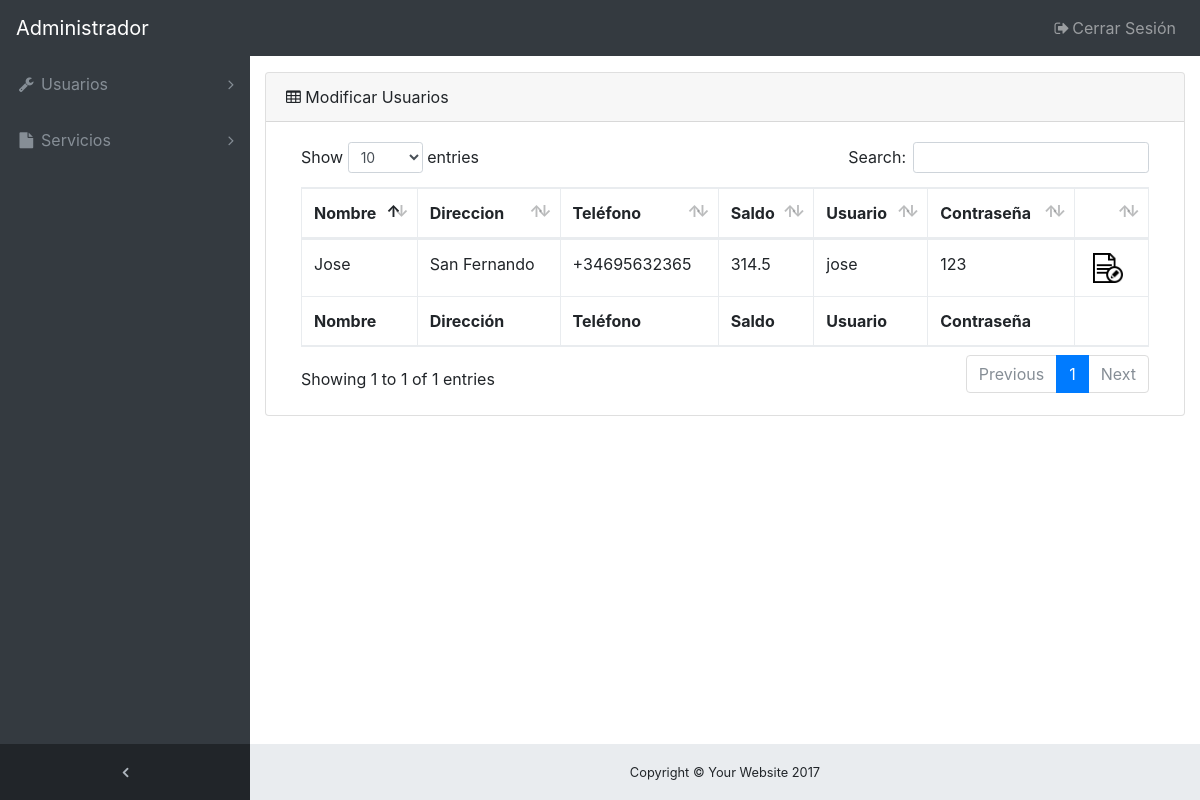
Page /pagina/admin/modificar-tabla.php on the committed database.
### tables this page shows
CREATE TABLE `usuarios` (
  `usuario` varchar(30) NOT NULL,
  `nombre` varchar(40) NOT NULL,
  `direccion` varchar(40) NOT NULL,
  `telefono` varchar(12) NOT NULL,
  `password` varchar(4) NOT NULL,
  `saldo` float NOT NULL DEFAULT '200'
);

### pagina/admin/modificar-tabla.php (the view, shortened to what this page needs)
<!DOCTYPE html>
<html lang="es">
	<head>
		<link href="vendor/bootstrap/css/bootstrap.min.css" rel="stylesheet">
		<link href="vendor/font-awesome/css/font-awesome.min.css" rel="stylesheet" type="text/css">
		<link href="vendor/datatables/dataTables.bootstrap4.css" rel="stylesheet">
		<link href="css/sb-admin.css" rel="stylesheet">
	</head>
	<body class="fixed-nav sticky-footer bg-dark" id="page-top">
		<nav class="navbar navbar-expand-lg navbar-dark bg-dark fixed-top" id="mainNav">
			<a class="navbar-brand" href="delete-reservas.php">Administrador</a>
			<div class="collapse navbar-collapse" id="navbarResponsive">
				<ul class="navbar-nav navbar-sidenav" id="exampleAccordion">
					<li class="nav-item" data-toggle="tooltip" data-placement="right" title="Components">
						<a class="nav-link nav-link-collapse collapsed" data-toggle="collapse" href="#collapseComponents" data-parent="#exampleAccordion">
							<i class="fa fa-fw fa-wrench"></i>
							<span class="nav-link-text">Usuarios</span>
						</a>
					</li>
					<li class="nav-item" data-toggle="tooltip" data-placement="right" title="Example Pages">
						<a class="nav-link nav-link-collapse collapsed" data-toggle="collapse" href="#collapseExamplePages" data-parent="#exampleAccordion">
							<i class="fa fa-fw fa-file"></i>
							<span class="nav-link-text">Servicios</span>
						</a>
					</li>
				</ul>
				<ul class="navbar-nav sidenav-toggler">
					<li class="nav-item">
						<a class="nav-link text-center" id="sidenavToggler">
							<i class="fa fa-fw fa-angle-left"></i>
						</a>
					</li>
				</ul>
				<ul class="navbar-nav ml-auto">
					<li class="nav-item">
						<a class="nav-link" data-toggle="modal" data-target="#exampleModal">
						<i class="fa fa-fw fa-sign-out"></i>Cerrar Sesión</a>
					</li>
				</ul>
			</div>
		</nav>
		<div class="content-wrapper">
			<div class="container-fluid">
				<div class="card mb-3">
					<div class="card-header">
						<i class="fa fa-table"></i> Modificar Usuarios</div>
					<div class="card-body">
						<div class="table-responsive">
							<form method="POST" action="">
								<table class="table table-bordered" id="dataTable" width="100%" cellspacing="0">
									<thead>
										<tr>
											<th>Nombre</th>
											<th>Direccion</th>
											<th>Teléfono</th>
											<th>Saldo</th>
											<th>Usuario</th>
											<th>Contraseña</th>
											<th></th>
										</tr>
									</thead>
									<tfoot>
										<tr>
											<th>Nombre</th>
											<th>Dirección</th>
											<th>Teléfono</th>
											<th>Saldo</th>
											<th>Usuario</th>
											<th>Contraseña</th>
											<th></th>
										</tr>
									</tfoot>
									<tbody>
										<?php
											$base=mysqli_connect("127.0.0.1","root","","hotelspa");
											$resul=mysqli_query($base,"SELECT * FROM usuarios");
											while($reg = mysqli_fetch_assoc($resul)){
												if (strtolower($reg["usuario"]) != "admin"){
													echo '<tr>
															<td>'.$reg["nombre"].'</td>
															<td>'.$reg["direccion"].'</td>
															<td>'.$reg["telefono"].'</td>
															<td>'.$reg["saldo"].'</td>
															<td>'.$reg["usuario"].'</td>
															<td>'.$reg["password"].'</td>
															<td>
															<button class="eliminar" type="submit" value="Modificar" name="'.$reg["usuario"].'"><img src="img/modificar.png" width="30" height="30"></button>
															</td>
															</tr>';
												}
											}
										?>
									</tbody>
								</table>
							</form>
						</div>
					</div>
				</div>
			</div>
			<footer class="sticky-footer">
				<div class="container">
					<div class="text-center">
						<small>Copyright © Your Website 2017</small>
					</div>
				</div>
			</footer>
		</div>
	</body>
</html>

### pagina/admin/css/sb-admin.css (style rules this page uses)
html { position: relative; min-height: 100%; }
body { overflow-x: hidden; }
body.sticky-footer { margin-bottom: 56px; }
body.sticky-footer .content-wrapper { min-height: calc(100vh - 56px - 56px); }
body.fixed-nav { padding-top: 56px; }
.content-wrapper { min-height: calc(100vh - 56px); padding-top: 1rem; }
button.eliminar { border:0; background-color:transparent; cursor:pointer; }
#mainNav .navbar-collapse { overflow: auto; max-height: 75vh; }
#mainNav .navbar-collapse .navbar-nav .nav-item .nav-link { cursor: pointer; }
#mainNav .navbar-collapse .navbar-sidenav .nav-link-collapse:after { float: right; content: '\f107'; font-family: 'FontAwesome'; }
#mainNav .navbar-collapse .navbar-sidenav .nav-link-collapse.collapsed:after { content: '\f105'; }
#mainNav .navbar-collapse .sidenav-toggler { display: none; }
@media (min-width: 992px) { #mainNav .navbar-brand { width: 250px; } }
@media (min-width: 992px) { #mainNav .navbar-collapse { overflow: visible; max-height: none; } }
@media (min-width: 992px) { #mainNav .navbar-collapse .navbar-sidenav { position: absolute; top: 0; left: 0; overflow-x: hidden; overflow-y: auto; -webkit-flex-direction: column; -ms-flex-direction: column; flex-direction: column; margin-top: 56px; } }
@media (min-width: 992px) { #mainNav .navbar-collapse .navbar-sidenav > .nav-item { width: 250px; padding: 0; } }
@media (min-width: 992px) { #mainNav .navbar-collapse .navbar-sidenav > .nav-item > .nav-link { padding: 1em; } }
#mainNav.fixed-top .sidenav-toggler { display: none; }
@media (min-width: 992px) { #mainNav.fixed-top .navbar-sidenav { height: calc(100vh - 112px); } }
@media (min-width: 992px) { #mainNav.fixed-top .sidenav-toggler { position: absolute; top: 0; left: 0; display: flex; overflow-x: hidden; overflow-y: auto; -webkit-flex-direction: column; -ms-flex-direction: column; flex-direction: column; margin-top: calc(100vh - 56px); } }
@media (min-width: 992px) { #mainNav.fixed-top .sidenav-toggler > .nav-item { width: 250px; padding: 0; } }
@media (min-width: 992px) { #mainNav.fixed-top .sidenav-toggler > .nav-item > .nav-link { padding: 1em; } }
#mainNav.fixed-top.navbar-dark .sidenav-toggler { background-color: #212529; }
#mainNav.fixed-top.navbar-dark .sidenav-toggler a i { color: #adb5bd; }
.content-wrapper { overflow-x: hidden; background: white; }
@media (min-width: 992px) { .content-wrapper { margin-left: 250px; } }
#sidenavToggler i { font-weight: 800; }
#mainNav.navbar-dark .navbar-collapse .navbar-sidenav .nav-link-collapse:after { color: #868e96; }
#mainNav.navbar-dark .navbar-collapse .navbar-sidenav > .nav-item > .nav-link { color: #868e96; }
@media (min-width: 992px) { #mainNav.navbar-dark .navbar-collapse .navbar-sidenav { background: #343a40; } }
footer.sticky-footer { position: absolute; right: 0; bottom: 0; width: 100%; height: 56px; background-color: #e9ecef; line-height: 55px; }
@media (min-width: 992px) { footer.sticky-footer { width: calc(100% - 250px); } }

### rows in the picture
usuarios: nombre "Jose", direccion "San Fernando", telefono "+34695632365", saldo "314.5", usuario "jose", password "123"
